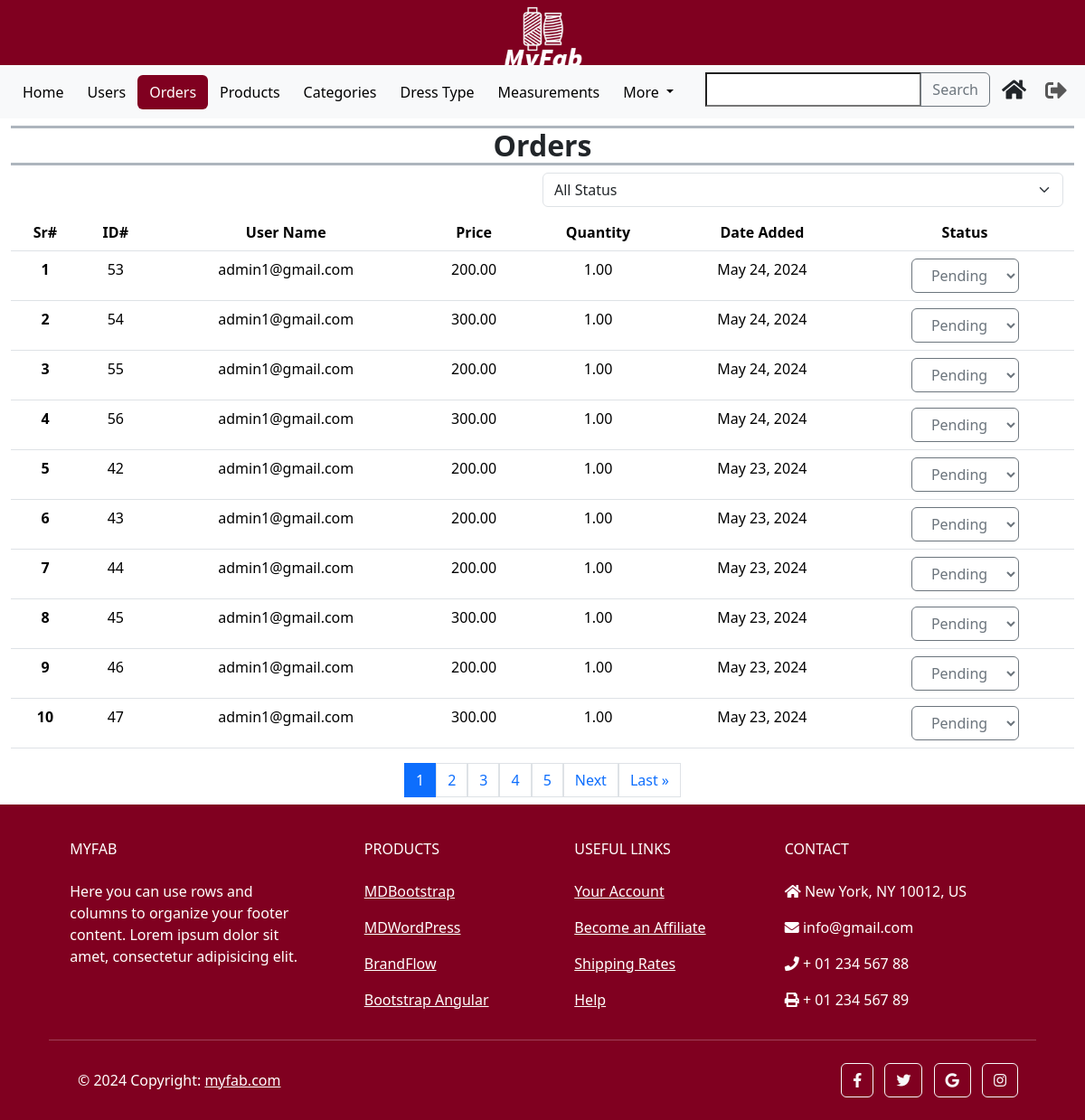
Before: /custom_admin/orders/ (signed in) with the older database file.
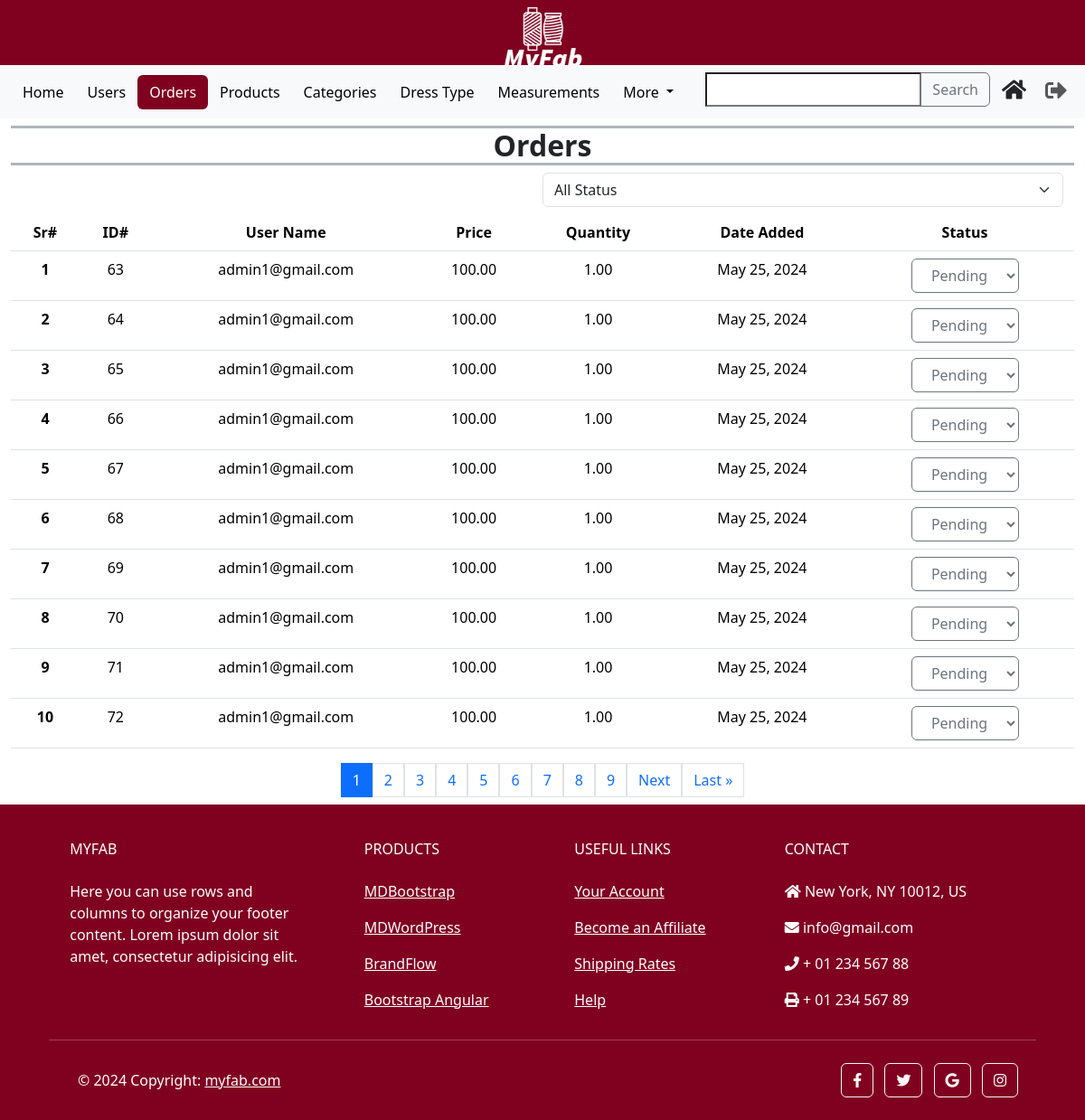
After: the same page with the newer database file.
### orders/models.py (models this page shows, shortened)
class Order(models.Model):
    PAYMENT_CHOICES = [
        ('P', 'Prepaid'),
        ('C', 'Cash On Delivery'),
    ]
    STATUS_CHOICES = [
        ('P', 'Pending'),
        ('S', 'Shipping'),
        ('D', 'Delivered'),
        ('C', 'Cancelled'),
        ('R', 'Returned'),
    ]
    customer_id = models.ForeignKey(CustomUser, on_delete=models.CASCADE)
    product_id = models.ForeignKey(Product, on_delete=models.CASCADE)
    order_type = models.IntegerField(null=False)
    quantity = models.DecimalField(max_digits=10, decimal_places=2, default=0)
    price = models.DecimalField(max_digits=10, decimal_places=2, default=0)
    add_date = models.DateField(auto_now_add=True)
    payment_method = models.CharField(max_length=10, null=False, choices=PAYMENT_CHOICES)
    status = models.CharField(max_length=10, null=False, choices=STATUS_CHOICES, default='P')
    address = models.ForeignKey(Address, on_delete=models.PROTECT)
    order_measurements = models.TextField(null=True, default=None, blank=True)

### accounts/models.py (models this page shows)
class CustomUser(AbstractUser):
    phone_number = models.CharField(max_length=13, unique=True)

### custom_admin/views.py (the view, shortened to what this page needs)
# urls.py: path('orders/', AdminOrders.as_view(), name = 'admin_orders'),
class AdminOrders(View):
    def get(self, request):
        orders = Order.objects.all().order_by('-add_date')
        paginator = Paginator(orders, 10)
        page_number = request.GET.get('page')
        try:
            paged_orders = paginator.page(page_number)
        except PageNotAnInteger:
            paged_orders = paginator.page(1)
        except EmptyPage:
            paged_orders = paginator.page(paginator.num_pages)
        start_serial_number = (paged_orders.number - 1) * paginator.per_page + 1
        serial_numbers = list(range(start_serial_number, start_serial_number + len(paged_orders)))
        zipped_data = zip(serial_numbers, paged_orders)
        context = {'zipped_data': zipped_data, 'orders': paged_orders}
        return render(request, 'admin_orders.html', context)

### templates/admin_orders.html (shortened to what the changed rows need)
{% extends 'admin_base.html' %}
{% load static %}
{% block content %}
    <section class="mb-2">
        <div class="container-fluid">
            <div class="row h-100">
                <div class="col-12">
                    <div class="table-responsive text-center">
                        <table class="table  table-hover">
                            <thead>
                            <tr>
                                <th scope="col">Sr#</th>
                                <th scope="col">ID#</th>
                                <th scope="col">User Name</th>
                                <th scope="col">Price</th>
                                <th scope="col">Quantity</th>
                                <th scope="col">Date Added</th>
                                <th scope="col">
                                    <span id="order-status-heading">
                                        Status
                                    </span>
                                </th>
                            </tr>
                            </thead>
                            <tbody id="product-table-body">
                                {% for serial_number, order in zipped_data %}
                                <tr>
                                    <th scope="row">{{ serial_number }}</th>
                                    <td>{{ order.id }}</td>
                                    <td>{{ order.customer_id.username }}</td>
                                    <td>{{ order.price }}</td>
                                    <td>{{ order.quantity }}</td>
                                    <td>{{ order.add_date }}</td>
                                    <td>
                                        <select class="status-select btn btn-outline-secondary"
                                            data-order-id="{{ order.id }}"
                                            onchange="changeOrderStatus(this)">
                                        {% for status in order.STATUS_CHOICES %}
                                            <option value="{{ status.0 }}" {% if order.status == status.0 %} selected {% endif %}>
                                                {{ status.1 }}
                                            </option>
                                        {% endfor %}
                                        </select>
                                    </td>
                                </tr>
                                {% endfor %}
                            </tbody>
                        </table>
                    </div>
                    <div class="pagination justify-content-center">
                        {% for page in orders.paginator.page_range %}
                        <a href="?page={{ page }}" class="page-link {% if orders.number == page %}active{% endif %}">{{ page }}</a>
                        {% endfor %}
                        {% if orders.has_next %}
                            <a href="?page={{ orders.next_page_number }}" class="page-link">Next</a>
                            <a href="?page={{ orders.paginator.num_pages }}" class="page-link">Last &raquo;</a>
                        {% endif %}
                    </div>
                </div>
            </div>
        </div>
    </section>
{% endblock content %}

Changed rows visible on the page:
no longer on this page (row unchanged): Order: serial_number "1", id "53", customer_id.username "admin1@gmail.com", price "200.00", quantity "1.00", add_date "May 24, 2024", status+id "Pending"
no longer on this page (row unchanged): Order: serial_number "2", id "54", customer_id.username "admin1@gmail.com", price "300.00", quantity "1.00", add_date "May 24, 2024", status+id "Pending"
no longer on this page (row unchanged): Order: serial_number "3", id "55", customer_id.username "admin1@gmail.com", price "200.00", quantity "1.00", add_date "May 24, 2024", status+id "Pending"
no longer on this page (row unchanged): Order: serial_number "4", id "56", customer_id.username "admin1@gmail.com", price "300.00", quantity "1.00", add_date "May 24, 2024", status+id "Pending"
no longer on this page (row unchanged): Order: serial_number "5", id "42", customer_id.username "admin1@gmail.com", price "200.00", quantity "1.00", add_date "May 23, 2024", status+id "Pending"
no longer on this page (row unchanged): Order: serial_number "6", id "43", customer_id.username "admin1@gmail.com", price "200.00", quantity "1.00", add_date "May 23, 2024", status+id "Pending"
no longer on this page (row unchanged): Order: serial_number "7", id "44", customer_id.username "admin1@gmail.com", price "200.00", quantity "1.00", add_date "May 23, 2024", status+id "Pending"
no longer on this page (row unchanged): Order: serial_number "8", id "45", customer_id.username "admin1@gmail.com", price "300.00", quantity "1.00", add_date "May 23, 2024", status+id "Pending"
no longer on this page (row unchanged): Order: serial_number "9", id "46", customer_id.username "admin1@gmail.com", price "200.00", quantity "1.00", add_date "May 23, 2024", status+id "Pending"
no longer on this page (row unchanged): Order: serial_number "10", id "47", customer_id.username "admin1@gmail.com", price "300.00", quantity "1.00", add_date "May 23, 2024", status+id "Pending"
added Order: serial_number "1", id "63", customer_id.username "admin1@gmail.com", price "100.00", quantity "1.00", add_date "May 25, 2024", status+id "Pending"
added Order: serial_number "2", id "64", customer_id.username "admin1@gmail.com", price "100.00", quantity "1.00", add_date "May 25, 2024", status+id "Pending"
added Order: serial_number "3", id "65", customer_id.username "admin1@gmail.com", price "100.00", quantity "1.00", add_date "May 25, 2024", status+id "Pending"
added Order: serial_number "4", id "66", customer_id.username "admin1@gmail.com", price "100.00", quantity "1.00", add_date "May 25, 2024", status+id "Pending"
added Order: serial_number "5", id "67", customer_id.username "admin1@gmail.com", price "100.00", quantity "1.00", add_date "May 25, 2024", status+id "Pending"
added Order: serial_number "6", id "68", customer_id.username "admin1@gmail.com", price "100.00", quantity "1.00", add_date "May 25, 2024", status+id "Pending"
added Order: serial_number "7", id "69", customer_id.username "admin1@gmail.com", price "100.00", quantity "1.00", add_date "May 25, 2024", status+id "Pending"
added Order: serial_number "8", id "70", customer_id.username "admin1@gmail.com", price "100.00", quantity "1.00", add_date "May 25, 2024", status+id "Pending"
added Order: serial_number "9", id "71", customer_id.username "admin1@gmail.com", price "100.00", quantity "1.00", add_date "May 25, 2024", status+id "Pending"
added Order: serial_number "10", id "72", customer_id.username "admin1@gmail.com", price "100.00", quantity "1.00", add_date "May 25, 2024", status+id "Pending"
Other visible differences:
new list line: "6"
new list line: "7"
new list line: "8"
new list line: "9"
